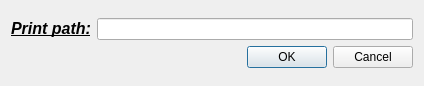
<?xml version="1.0" encoding="UTF-8"?>
<ui version="4.0">
 <class>Dialog</class>
 <widget class="QDialog" name="Dialog">
  <property name="geometry">
   <rect>
    <x>0</x>
    <y>0</y>
    <width>424</width>
    <height>86</height>
   </rect>
  </property>
  <property name="windowTitle">
   <string>Dialog</string>
  </property>
  <layout class="QGridLayout" name="gridLayout">
   <item row="0" column="0">
    <layout class="QVBoxLayout" name="verticalLayout">
     <item>
      <layout class="QHBoxLayout" name="horizontalLayout">
       <item>
        <widget class="QLabel" name="label">
         <property name="text">
          <string>&lt;html&gt;&lt;head/&gt;&lt;body&gt;&lt;p&gt;&lt;span style=&quot; font-size:12pt; font-weight:600; font-style:italic; text-decoration: underline;&quot;&gt;Print path:&lt;/span&gt;&lt;/p&gt;&lt;/body&gt;&lt;/html&gt;</string>
         </property>
        </widget>
       </item>
       <item>
        <widget class="QLineEdit" name="lineEdit">
         <property name="text">
          <string/>
         </property>
        </widget>
       </item>
      </layout>
     </item>
     <item>
      <widget class="QDialogButtonBox" name="buttonBox">
       <property name="standardButtons">
        <set>QDialogButtonBox::Cancel|QDialogButtonBox::Ok</set>
       </property>
      </widget>
     </item>
    </layout>
   </item>
  </layout>
 </widget>
 <resources/>
 <connections/>
</ui>
